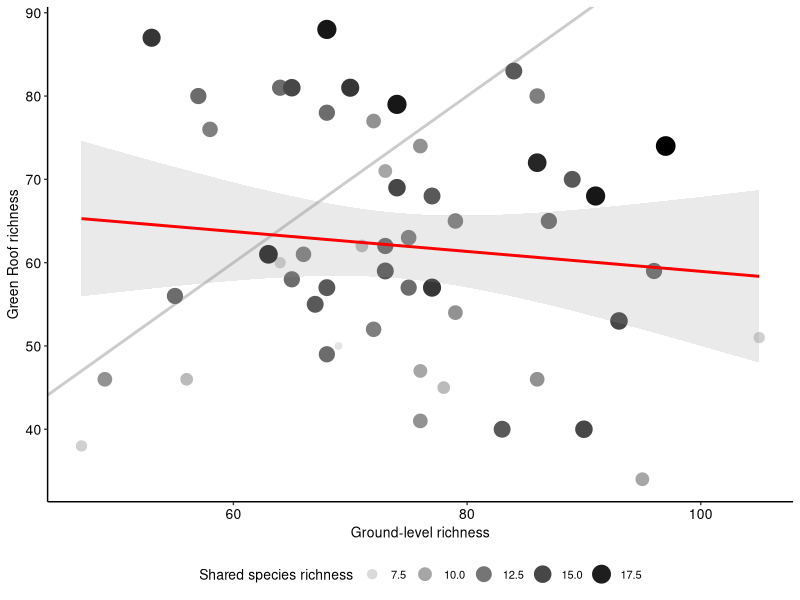

This figure's R source:
################################################################################
#################################### fig s7 ####################################
################################################################################
library(MASS)
library(ggplot2)
library(ggpubr)

# Import data
spmat.df <- read.csv("skyline_spmat.csv", check.names = F)
shared.df <- read.csv("skyline_sharedmat.csv", check.names = F)

# Order data by site number (important for matching data correctly)
spmat.df <- spmat.df[order(spmat.df$site_no), ]
shared.df <- shared.df[order(shared.df$site_no), ]

# Subset data for roof and ground types
roof.df <- spmat.df[spmat.df$type == "Roof", ]
ground.df <- spmat.df[spmat.df$type == "Ground", ]

# Create a dataframe containing richness for roof, ground, and shared species
all.alpha <- data.frame(roof.df$sp_richness,
                        ground.df$sp_richness,
                        shared.df$sp_shared)
colnames(all.alpha) <- c("richness_roof",
                         "richness_ground", 
                         "richness_shared")

# Perform a negative binomial regression to analyze the relationship between richness on roof and ground sites
summary(glm.nb(richness_roof ~ richness_ground, data = all.alpha))

ggplot(all.alpha, aes(x = richness_ground, y = richness_roof)) +
  geom_abline(slope = 1, intercept = 0, linewidth = 1, alpha = 0.2) +
  geom_point(aes( color = richness_shared, size = richness_shared)) +
  geom_smooth(method = "lm", color = "red", alpha = 0.2) +
  labs(y = "Green Roof richness", x = "Ground-level richness") +
  scale_size_continuous(range = c(2, 6), name = "Shared species richness") +
  scale_color_gradient(high = "black", low = "grey90", name = "Shared species richness") +
  theme_pubr(base_size = 10) +
  theme(legend.position = "bottom") +
  guides(
    color = guide_legend("Shared species richness"),
    size = guide_legend("Shared species richness")
  )
